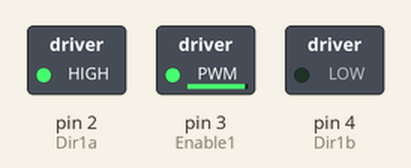
A sketch run on a simulated Arduino Uno, built with avr-gcc and run on an emulated ATmega328P. On the bench: switched loads named in the sketch (green lamp = pin HIGH).

Above: at 1.5 s.
At 4.5 s:
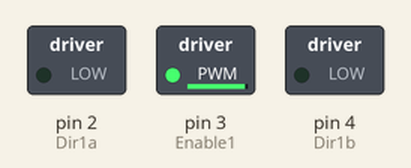
At 7.5 s:
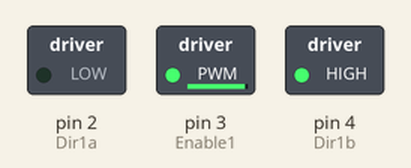
Timing chart, 0 to 11.7 s (numbered marks = the images above):
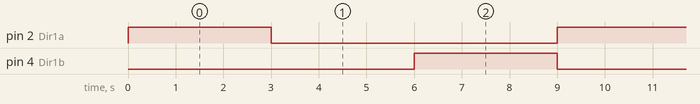

Measured:
- by itself, pin 2 (Dir1a), pin 4 (Dir1b): alternates HIGH for 3.0 s and LOW for 6.0 s
- by itself, everything shown: repeats every 9.0 s, in 3 steps

The sketch:

Motor_firstTry.ino
```cpp
//Setting digital outputs of Arduino and the Enable pin
//for communication with DC Dual Motor Driver 30V 4A
#define Dir1a  2
#define Dir1b  4
#define Enable1  3

// Initialization
void setup()
{
  // Setting pin mode to output

  pinMode(Dir1a, OUTPUT);
  pinMode(Dir1b, OUTPUT);
  pinMode(Enable1, OUTPUT);

  // Setting speed of reductor
   analogWrite(Enable1,500);
}

// main loop
void loop()
{
   // Motor running for 3 seconds
   digitalWrite(Dir1a, HIGH);
   digitalWrite(Dir1b, LOW);

   delay(3000);

   // Stopping motor for 3 second
   digitalWrite(Dir1a,LOW);
   digitalWrite(Dir1b, LOW);

   delay(3000);

   //running motor again in reverse direction
   //for 3 seconds
   digitalWrite(Dir1a, LOW);
   digitalWrite(Dir1b, HIGH);

   delay(3000);

}
```
